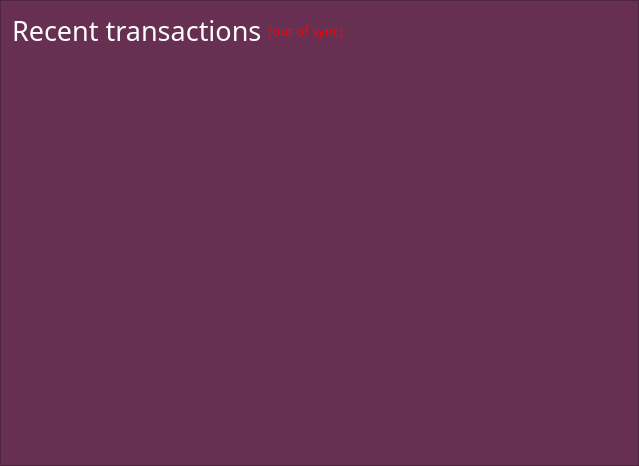
        <widget class="QFrame" name="toprightframe">
         <property name="minimumSize">
          <size>
           <width>639</width>
           <height>466</height>
          </size>
         </property>
         <property name="styleSheet">
          <string notr="true">color: rgb(255, 255, 255);

alternate-background-color: rgb(89, 38, 68);

background-color:  rgb(103, 47, 82);</string>
         </property>
         <property name="frameShape">
          <enum>QFrame::StyledPanel</enum>
         </property>
         <property name="frameShadow">
          <enum>QFrame::Raised</enum>
         </property>
         <layout class="QVBoxLayout" name="verticalLayout">
          <item>
           <layout class="QHBoxLayout" name="horizontalLayout_2">
            <item>
             <widget class="QLabel" name="label_4">
              <property name="font">
               <font>
                <family>Gill Sans MT</family>
                <pointsize>20</pointsize>
                <weight>50</weight>
                <italic>false</italic>
                <bold>false</bold>
               </font>
              </property>
              <property name="styleSheet">
               <string notr="true">color: rgb(255, 255, 255);
background-color: transparent;
font: 20pt &quot;Gill Sans MT&quot;;</string>
              </property>
              <property name="frameShadow">
               <enum>QFrame::Sunken</enum>
              </property>
              <property name="lineWidth">
               <number>0</number>
              </property>
              <property name="text">
               <string>Recent transactions</string>
              </property>
             </widget>
            </item>
            <item>
             <widget class="QLabel" name="labelTransactionsStatus">
              <property name="font">
               <font>
                <family>Gill Sans MT</family>
                <pointsize>10</pointsize>
               </font>
              </property>
              <property name="toolTip">
               <string>The displayed information may be out of date. Your wallet automatically synchronizes with the Talkcoin network after a connection is established, but this process has not completed yet.</string>
              </property>
              <property name="styleSheet">
               <string notr="true">QLabel { color: red; background-color: transparent }</string>
              </property>
              <property name="text">
               <string notr="true">(out of sync)</string>
              </property>
              <property name="alignment">
               <set>Qt::AlignRight|Qt::AlignTrailing|Qt::AlignVCenter</set>
              </property>
             </widget>
            </item>
            <item>
             <spacer name="horizontalSpacer">
              <property name="orientation">
               <enum>Qt::Horizontal</enum>
              </property>
              <property name="sizeHint" stdset="0">
               <size>
                <width>40</width>
                <height>20</height>
               </size>
              </property>
             </spacer>
            </item>
           </layout>
          </item>
          <item>
           <widget class="QFrame" name="frame_3">
            <property name="styleSheet">
             <string notr="true">background-color: transparent;</string>
            </property>
            <property name="frameShape">
             <enum>QFrame::StyledPanel</enum>
            </property>
            <property name="frameShadow">
             <enum>QFrame::Raised</enum>
            </property>
           </widget>
          </item>
          <item>
           <widget class="QListView" name="listTransactions">
            <property name="sizePolicy">
             <sizepolicy hsizetype="Expanding" vsizetype="Expanding">
              <horstretch>0</horstretch>
              <verstretch>0</verstretch>
             </sizepolicy>
            </property>
            <property name="minimumSize">
             <size>
              <width>0</width>
              <height>0</height>
             </size>
            </property>
            <property name="font">
             <font>
              <family>Gill Sans MT</family>
              <pointsize>11</pointsize>
              <weight>50</weight>
              <italic>false</italic>
              <bold>false</bold>
             </font>
            </property>
            <property name="autoFillBackground">
             <bool>false</bool>
            </property>
            <property name="styleSheet">
             <string notr="true">QListView {font: 11pt &quot;Gill Sans MT&quot;;
 background: rgb(103,47,82);
alternate-background-color: rgb(89,38,68); }
QToolTip {
     color: white;
     font-size:9pt;font-family:'Gill Sans MT';
     border: 4px solid ;
     border-radius: 13px;
     opacity: 700;
     border-color: rgb(89,38,68);
     background-color: rgb(62,29,67);
 }</string>
            </property>
            <property name="frameShape">
             <enum>QFrame::NoFrame</enum>
            </property>
            <property name="verticalScrollBarPolicy">
             <enum>Qt::ScrollBarAlwaysOff</enum>
            </property>
            <property name="horizontalScrollBarPolicy">
             <enum>Qt::ScrollBarAlwaysOff</enum>
            </property>
            <property name="selectionMode">
             <enum>QAbstractItemView::NoSelection</enum>
            </property>
            <property name="resizeMode">
             <enum>QListView::Adjust</enum>
            </property>
           </widget>
          </item>
         </layout>
        </widget>
